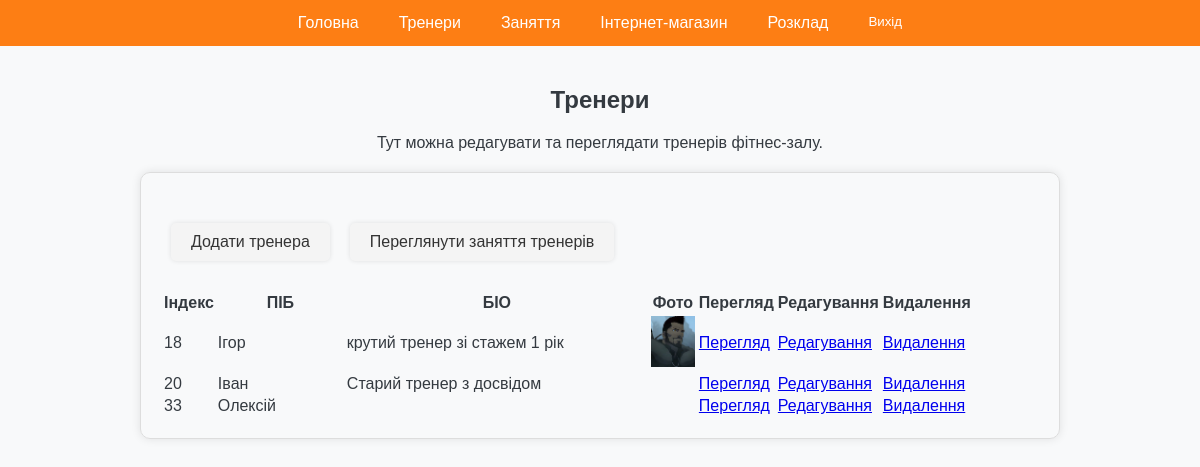
/trainer/admin/index.php (signed in), run on the app's committed database.
### tables this page shows
CREATE TABLE `Trainers` (
  `trainer_id` int(11) NOT NULL,
  `name` varchar(100) NOT NULL,
  `bio` text,
  `photo` varchar(255) NOT NULL DEFAULT ''
);

### trainer/admin/index.php (the view, shortened to what this page needs)
<?php
if ($_SESSION['auth'] != "admin") {
  echo "<script>alert(\"Доступ заборонений!\");
            location.href='../index.php';
            </script>";
} else {
  include("../../include/db_connect.php");
  $sel = mysqli_query($connect, "SELECT * FROM `Trainers`  GROUP BY trainer_id");
  $row = mysqli_fetch_assoc($sel);
}
?>
<!DOCTYPE html>
<html lang="en">
<head>
    <link rel="stylesheet" href="../../css/styles.css">
</head>
<body>
  <div class="navbar">
        <a href="../../admin/index.php">Головна</a>
        <a href="index.php">Тренери </a>
        <a href="../../lessons/index.php">Заняття</a>
        <a href="../../shop/index.php">Інтернет-магазин </a>
        <a href="../../schedule.php">Розклад</a>
        <form action="" method="post" >
            <button type="submit" class="exit_account" name="exit_account">Вихід</button>
        </form>
    </div>
    <div class="container">
        <div class="welcome">
            <h2>Тренери</h2>
            <p>Тут можна редагувати та переглядати тренерів фітнес-залу.</p>
        </div>
    <div class="trainer-card">
<div class="section-links">
            <a href="add.php">Додати тренера</a>
            <a href="schedule.php">Переглянути заняття тренерів</a>
        </div>
    <div class="spisok-table">
    <table class="admin_table">
      <tr>
        <th width="25px">Індекс</th>
        <th width="125px">ПІБ</th>
        <th width="300px">БІО</th>
        <th>Фото</th>
        <th>Перегляд</th>
        <th>Редагування</th>
        <th>Видалення</th>
      </tr>
      <?php
      do {
        echo '
                    <tr>
                    <td>' . $row['trainer_id'] . '</td>
                    <td>' . $row['name'] . '</td>
                    <td>' . $row['bio'] . '</td>';
        if($row['photo']!=null){
          echo'<td><img src="../../images/trainer/' . $row['photo'] . '" width="44px" heigth="44px" ></td>';
        }
        else{
          echo '<td></td>';
        }
        echo'
                    <td><a class="admin-links" href="../trainer.php?id=' . $row['trainer_id'] . '">Перегляд</a></td>
                    <td><a class="admin-links" href="edit.php?id=' . $row['trainer_id'] . '">Редагування</a></td>
                    <td><a class="admin-links" href="vendor\delete.php?id=' . $row['trainer_id'] . '" onclick="return ConfirmDelete()">Видалення</a></td>
                    </tr>
                    ';
      } while ($row = mysqli_fetch_assoc($sel));
      ?>
    </table>
  </div>
  </div>
  </div>
</body>
</html>

### css/styles.css (style rules this page uses)
body { font-family: Arial, sans-serif; margin: 0; padding: 0; background-color: #f8f9fa; color: #343a40; }
.navbar { display: flex; justify-content: center; background-color: #fd7e14; }
.navbar a { color: #ffffff; padding: 14px 20px; text-decoration: none; text-align: center; }
.exit_account { cursor: pointer; color: #ffffff; background: none; border: none; padding: 14px 20px; text-decoration: none; text-align: center; }
.container { width: 80%; margin: 0 auto; padding: 20px; }
.welcome { text-align: center; margin-top: 10px; }
.section-links { margin: 20px 0; display: flex; align-items: center; }
.section-links a { display: inline-block; margin: 10px; padding: 10px 20px; background-color: #f4f4f4; color: #333; text-decoration: none; border-radius: 5px; box-shadow: 0 0 5px rgba(0, 0, 0, 0.1); }
.trainer-card { border: 1px solid #ddd; padding: 20px; margin: 20px; border-radius: 10px; box-shadow: 0 0 10px rgba(0, 0, 0, 0.1); }

### data on the page
trainers: trainer_id "18", name "Ігор", bio "крутий тренер зі стажем 1 рік", photo (picture)
trainers: trainer_id "20", name "Іван", bio "Старий тренер з досвідом"
trainers: trainer_id "33", name "Олексій"
